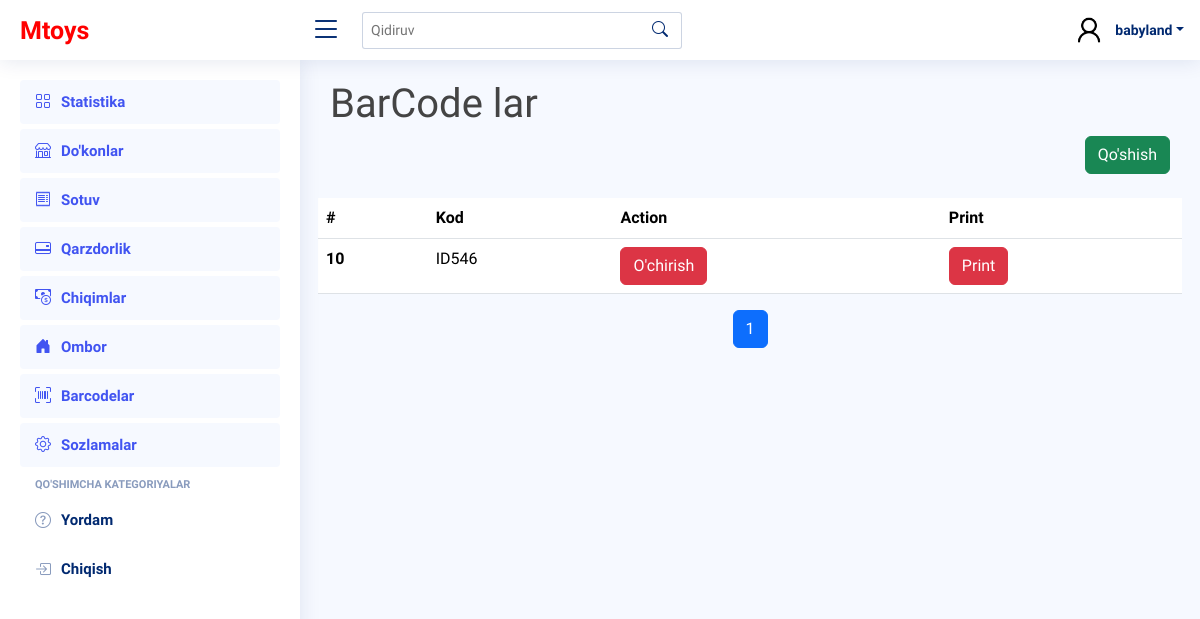
The page /barcodes/ (signed in) on the database as committed earlier.
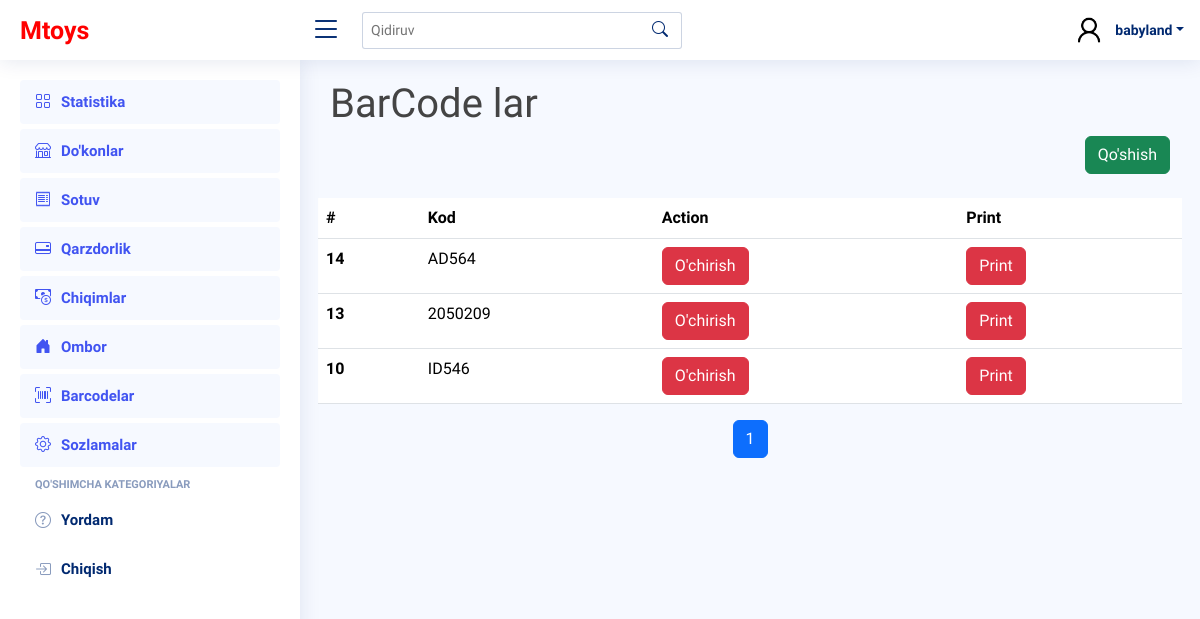
The same page on the database as committed later.
### main_app/models.py (models this page shows, shortened)
class Barcodes(models.Model):
    number = models.CharField(max_length=250)
    barcode_image = models.ImageField(upload_to='barcodes/', blank=True, null=True)

### main_app/views.py (the view, shortened to what this page needs)
# urls.py: path("barcodes/", Barcode.as_view(), name="barcode"),
@method_decorator(login_required, name='dispatch')
class Barcode(ListView):
    template_name = "qr_codes.html"
    model = Barcodes
    context_object_name = 'codes'
    paginate_by = 10
    def get_context_data(self, **kwargs):
        context = {}
        objs = []
        if "search" in self.request.GET:
            for i in Barcodes.objects.filter(number__icontains = self.request.GET.get("query")).order_by("-id"):
                pro = {
                    "id": i.id,
                    "number" : i.number
                }
                objs.append(pro) if pro["id"] not in {j["id"] for j in objs} else None
        else:
            for i in Barcodes.objects.all().order_by("-id"):
                pro = {
                    "id": i.id,
                    "number" : i.number
                }
                objs.append(pro) if pro["id"] not in {j["id"] for j in objs} else None
        products = objs
        paginator_products = Paginator(products, self.paginate_by)
        page_number_products = self.request.GET.get('page_products')
        page_obj_products = paginator_products.get_page(page_number_products)
        context["page_obj_products"] = page_obj_products
        return context

### templates/qr_codes.html (shortened to what this page needs)
{% extends 'wrapper.html' %}
{% load humanize %}
{% block content %}
<h1>BarCode lar</h1>
  <div class="d-flex justify-content-end align-items-center">
    <div>
      <form method="POST">
        <button type="button" class="btn btn-success" id="startScanButton">Qo'shish</button>
      </form>
    </div>
  </div>
    <div class="row mt-4" style="overflow-x: auto;">
      {% if page_obj_products %}
            <table class="table" >
              <thead>
                <tr>
                  <th scope="col">#</th>
                  <th scope="col">Kod</th>
                  <th scope="col">Action</th>
                  <th scope="col">Print</th>
                </tr>
              </thead>
              <tbody>
                {% for i in page_obj_products %}
                <tr>
                  <th scope="row">{{ i.id }}</th>
                  <td>{{ i.number }}</td>
                  <td><button class="btn btn-danger" data-bs-toggle="modal" data-bs-target="#deleteModel{{ i.id }}">O'chirish</button></td>
                  <td><button class="btn btn-danger" data-bs-toggle="modal" data-bs-target="#printModal{{ i.id }}">Print</button></td>
                </tr>
                {% endfor %}
              </tbody>
            </table>
            {% else %}
              <div style="color: gray;font-size:20px;text-align:center">
                Ma'lumot mavjud emas!!!
              </div>
            {% endif %}
            <nav aria-label="Page navigation">
              <ul class="pagination justify-content-center">
                {% for num in page_obj_products.paginator.page_range %}
                  {% if page_obj_products.number == num %}
                    <li class="page-item active"><a class="page-link" href="?page_products={{ num }}">{{ num }}</a></li>
                  {% else %}
                    <li class="page-item"><a class="page-link" href="?page_products={{ num }}">{{ num }}</a></li>
                  {% endif %}
                {% endfor %}
              </ul>
            </nav>
    </div>
{% endblock content %}

Rows that differ between the two databases and show on the page:
added Barcodes: number "AD564"
added Barcodes: number "2050209"
Other text that changed with them:
new list line: "14 O'chirish Print"
new list line: "13 O'chirish Print"
